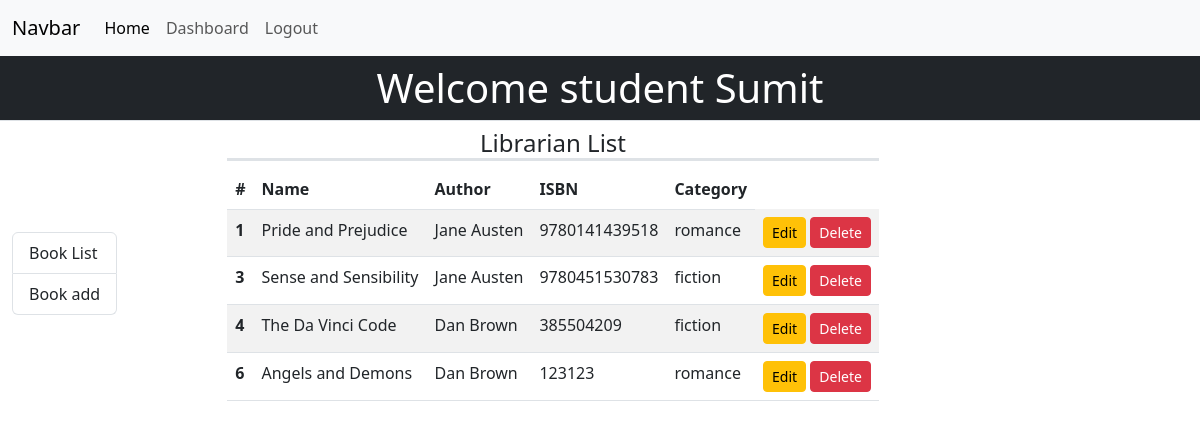
Screenshot of /librarian-book-list (signed in) with the database file from the repository.
### lms_site/models.py (models this page shows)
class LMS_USERS(AbstractUser):
    USER_STATUS = [
        ('admin', 'Admin'),
        ('librarian', 'Librarian'),
        ('student', 'Student'),
    ]
    status = models.CharField(
        max_length=20, choices=USER_STATUS, default='student')

class Books(models.Model):
    BOOK_CATEGORIES = [
        ("education", "Education"),
        ("history", "History"),
        ("fiction", "Fiction"),
        ("non-fiction", "Non-Fiction"),
        ("romance", "Romance"),
        ("suspense", "Suspense"),
        ("self-help", "Self-Help"),
    ]
    book_name = models.CharField(max_length=255)
    book_author = models.CharField(max_length=255)
    book_isbn = models.IntegerField()
    book_category = models.CharField(
        max_length=20, default=None, choices=BOOK_CATEGORIES)

### lms_site/views.py (the view)
# urls.py: path('librarian-book-list', views.librarian_book_list,
def librarian_book_list(request):
    book_list = models.Books.objects.all()
    return render(request, 'lms_site/librarian_book_list.html', locals())

### lms_site/templates/lms_site/librarian_book_list.html (shortened to what this page needs)
{% extends 'lms_site/librarian_dashboard.html' %}
{% block main %}
<div class="container-fluid">
  <h4 class="text-center border-bottom border-3">Librarian List</h4>
  <table class="table table-striped">
    <thead>
      <tr>
        <th scope="col">#</th>
        <th scope="col">Name</th>
        <th scope="col">Author</th>
        <th scope="col">ISBN</th>
        <th scope="col">Category</th>
      </tr>
    </thead>
    <tbody>
      {% for book in book_list %}
      <tr>
        <th scope="row">{{ book.id }}</th>
        <td>{{ book.book_name }}</td>
        <td>{{ book.book_author}}</td>
        <td>{{ book.book_isbn }}</td>
        <td>{{ book.book_category }}</td>
        <td>
          <a href="{% url 'librarian_book_update' book.id %}" class="btn btn-sm btn-warning">Edit</a>
          <form class="d-inline" action="{% url 'librarian_book_delete' book.id %}" method="post">
            <input type="submit" value="Delete" class="btn btn-danger btn-sm">
          </form>
        </td>
      </tr>
      {% endfor %}
    </tbody>
  </table>
</div>
{% endblock main %}

### lms_site/templates/lms_site/librarian_dashboard.html (shortened to what this page needs)
{% extends 'lms_site/base.html' %}
{% block content %}
  {% if user.is_authenticated %}
   <h1 class="text-center border-bottom p-2 bg-dark text-white">Welcome {{user.status}} {{ user.first_name }} </h1>
    <div class="container-fluid">
      <div class="row">
        <div class="d-flex flex-row align-items-center">
          <aside>
            <div class="list-group">
              <a href="{% url 'librarian_book_list' %}" class="list-group-item list-group-item-action" aria-current="true">
                Book List
              </a>
              <a href="{% url 'librarian_book_add' %}" class="list-group-item list-group-item-action">Book add</a>
            </div>
          </aside>
          <main class="offset-1">
            {% block main %}{% endblock main %}
          </main>
        </div>
      </div>
    </div>
  {% else %}
    Welcome to Homepage
  {% endif %}
{% endblock content %}

### rows the page displays
LMS_USERS: status "student", first_name "Sumit"
Books: id "1", book_name "Pride and Prejudice", book_author "Jane Austen", book_isbn "9780141439518", book_category "romance"
Books: id "3", book_name "Sense and Sensibility", book_author "Jane Austen", book_isbn "9780451530783", book_category "fiction"
Books: id "4", book_name "The Da Vinci Code", book_author "Dan Brown", book_isbn "385504209", book_category "fiction"
Books: id "6", book_name "Angels and Demons", book_author "Dan Brown", book_isbn "123123", book_category "romance"
